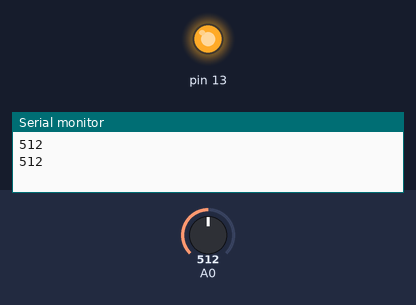
Bench run of a sketch on a simulated Arduino Uno, built with avr-gcc and run on an emulated ATmega328P. Shown: output pins drawn as LEDs (lit = HIGH), the last lines printed to the serial monitor. Inputs (shaded band) come from the test bench; at power-on: A0 = 512.

Above: at 1.8 s.
1.9 s: A0 set to 488
At 3.2 s:
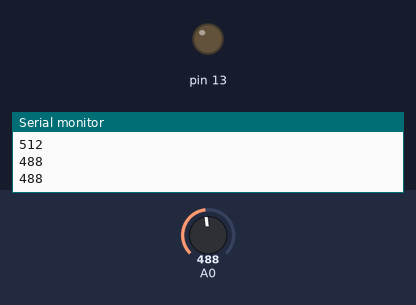
3.5 s: A0 set to 510
At 4.7 s:
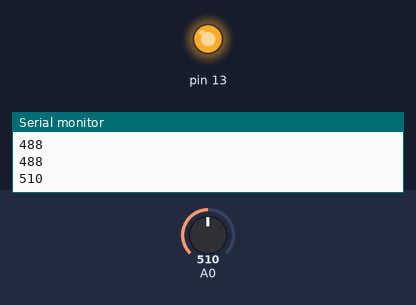
5.5 s: A0 set to 490
At 7.5 s:
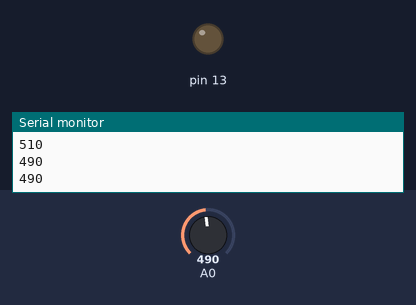
Timing chart, 0 to 9.0 s (numbered marks = the images above; inputs shaded):
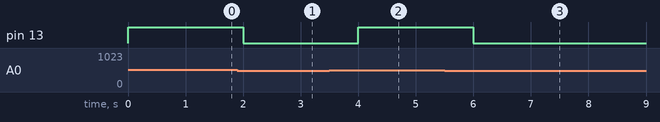

Measured:
- the behaviour switches between 501 and 500 on A0 (found by bisection; images 0 and 1)
- after the input at 1.9 s, pin 13: HIGH → LOW after 0.10 s
- after the input at 3.5 s, pin 13: LOW → HIGH after 0.50 s
- after the input at 5.5 s, pin 13: HIGH → LOW after 0.50 s

The sketch:

photoResister.ino
```cpp
void setup() {
  Serial.begin(9600);
  pinMode(13,OUTPUT);


}

void loop() {
  // 아날로그 데이터 읽기 - 0~1023 사이값을 읽을 수 있다.
  // 어두울수록 숫자가 크다. 빛이 얼마나 세냐에 따라서 저항이 달리진다.
  // 어두울 때는 값이 커지고, 밝을 때는 값이 작아진다. => 큰값 어둠, 작은값 밝음
  // 100k 657 ~ 5 => 652
  // 10k  49 ~ 969 => 920  사잇값이 제일 크다. 빛의 세기에 따라 민감하게 반응하다.
  // 10k 보다 낮은 저항을 쓰거나 큰 저항을 쓰면 사잇값이 작아진다.

  // 저항을 뭘 주냐에 따라서 값이 달라진다.

  int photoresistorVal = analogRead(A0);
  Serial.println(photoresistorVal);

  if(photoresistorVal > 500)
  {
   digitalWrite(13, HIGH);
    }
  else
  {
    digitalWrite(13, LOW);
    }

 delay(1000);

}
```
